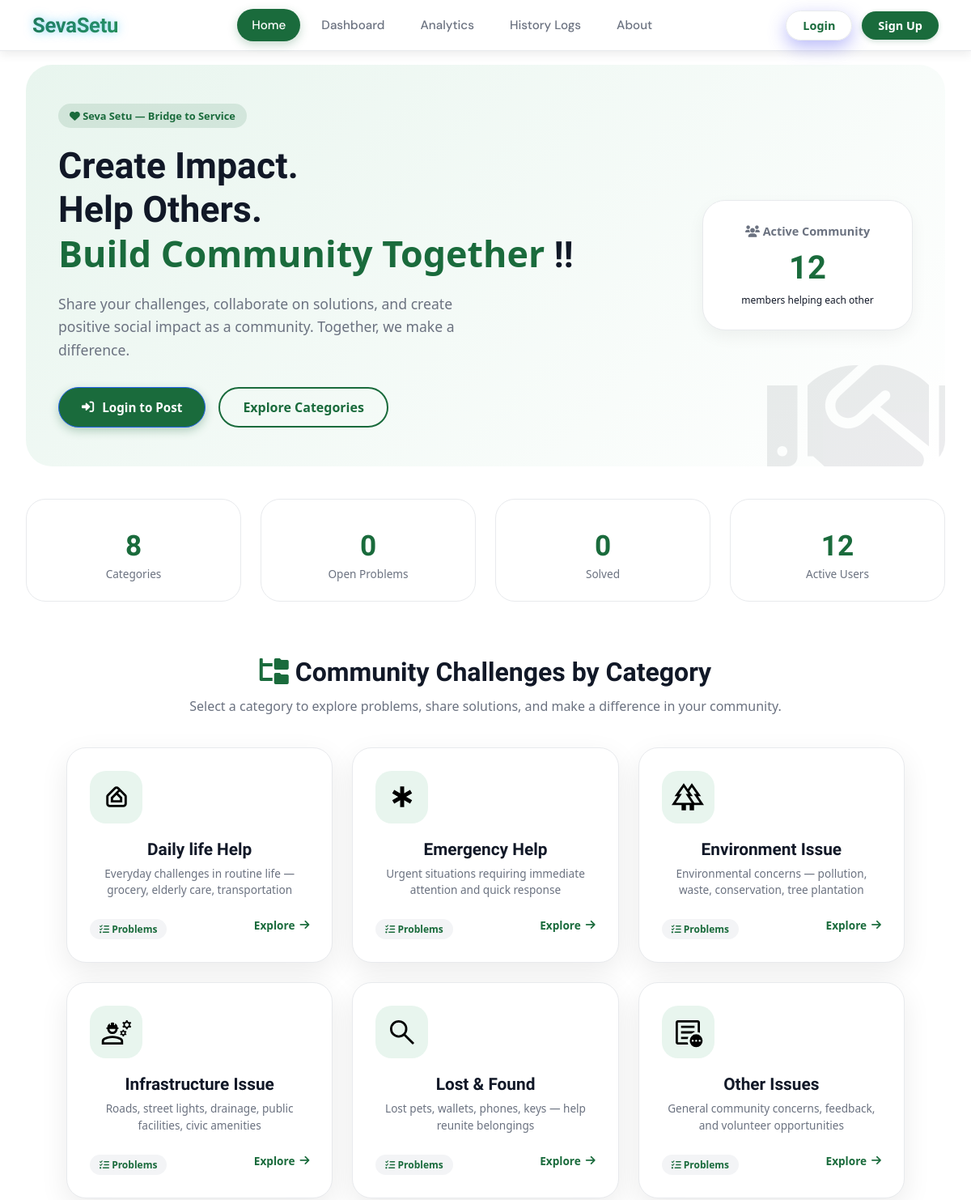
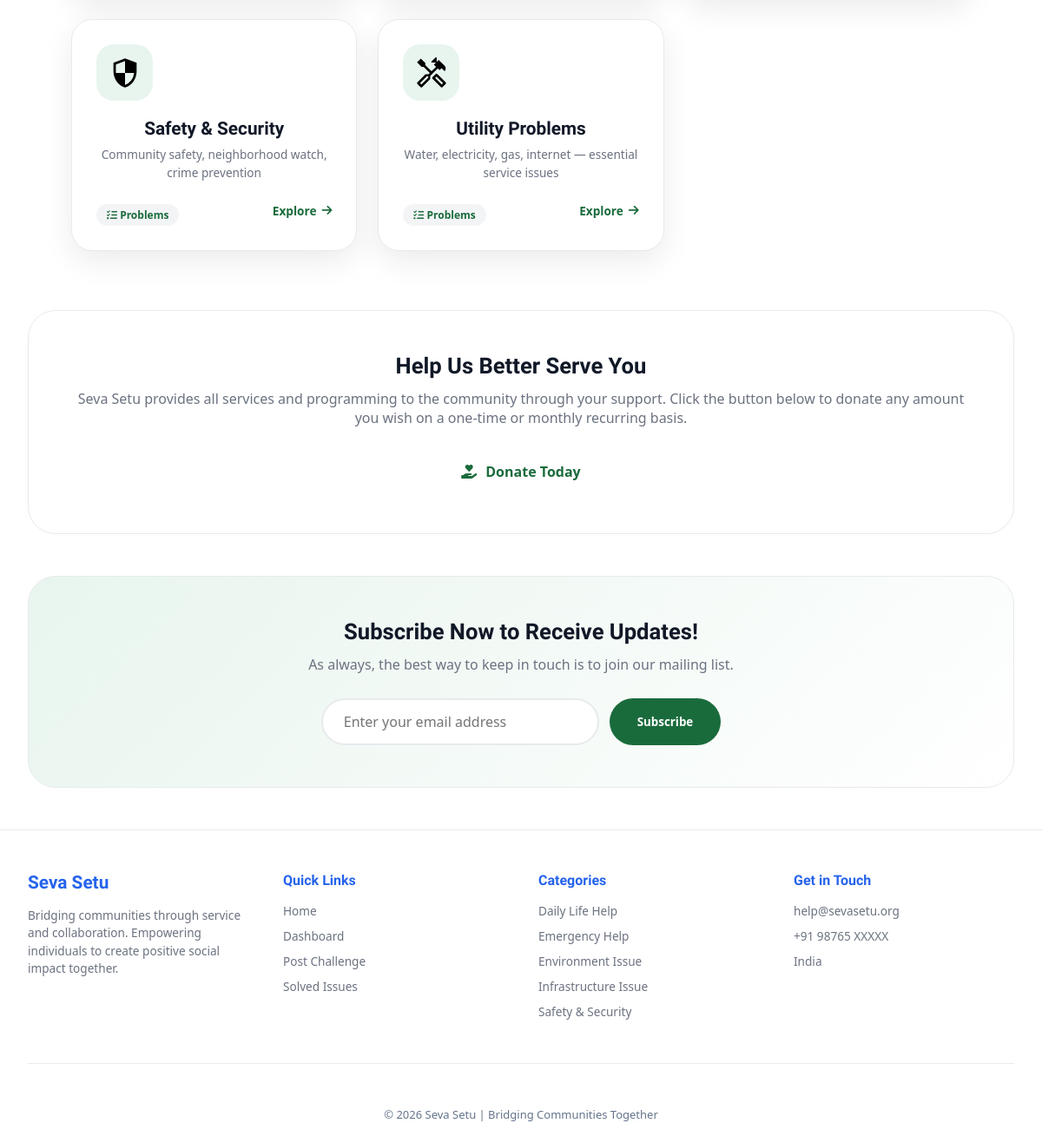
The page / on the database its author committed (2 pictures, top to bottom).
### helpboard/models.py (models this page shows, shortened)
class Category(models.Model):
    name = models.CharField(max_length=100, unique=True)
    created_at = models.DateTimeField(auto_now_add=True)
    updated_at = models.DateTimeField(auto_now=True)
    class Meta:
        verbose_name_plural = "Categories"
        ordering = ["name"]

### helpboard_main/views.py (the view, shortened to what this page needs)
# urls.py: path('', views.home, name='home'),
def home(request):
    categories = Category.objects.all()
    category_names = [cat.name for cat in categories]
    category_counts = [Problem.objects.filter(category=cat).count() for cat in categories]
    pending_count = Problem.objects.filter(status=Problem.PENDING).count()
    resolved_count = Problem.objects.filter(status=Problem.RESOLVED).count()
    in_progress_count = Problem.objects.filter(status=Problem.IN_PROGRESS).count()
    recent_activity = Problem.objects.select_related('author').order_by('-updated_at')[:5]
    recent_activity_data = []
    total_users = User.objects.count()
    total_problems = Problem.objects.count()
    total_solved = resolved_count
    context = {
        "categories": categories,
        "category_names": json.dumps(category_names),
        "category_counts": json.dumps(category_counts),
        "pending_count": pending_count,
        "resolved_count": resolved_count,
        "in_progress_count": in_progress_count,
        "recent_activity": recent_activity_data,
        "total_users": total_users,
        "total_problems": total_problems,
        "total_solved": total_solved,
        "open_count": pending_count + in_progress_count,
        "solved_count": resolved_count,
    }
    return render(request, "home.html", context)

### templates/home.html (shortened to what this page needs)
{% extends 'base/base.html' %}
{% load static %}
{% block content %}
<section class="hero-modern">
    <div class="hero-content">
        <div class="hero-badge">
            <i class="fas fa-heart"></i> Seva Setu — Bridge to Service
        </div>
        <h1>Create Impact.<br>Help Others.<br><span>Build Community Together</span> !!</h1>
        <p>Share your challenges, collaborate on solutions, and create positive social impact as a community. Together, we make a difference.</p>
        <div class="hero-buttons">
            {% if user.is_authenticated %}
                <a href="{% url 'add_problem' %}" class="btn-primary">
                     Post Your Challenge
                </a>
            {% else %}
                <a href="{% url 'login' %}" class="btn-primary">
                    <i class="fas fa-sign-in-alt"></i> Login to Post
                </a>
            {% endif %}
            <a href="#categories" class="btn-outline">
                Explore Categories
            </a>
        </div>
    </div>
    <div class="hero-stats-card">
        <h3><i class="fas fa-users"></i> Active Community</h3>
        <div class="hero-stats-number">{{ total_users|default:0 }}</div>
        <p style="font-size: 0.75rem; margin-top: 8px;">members helping each other</p>
    </div>
</section>
<section class="stats-grid">
    <div class="stat-item">
        <div class="stat-number">{{ categories|length }}</div>
        <div class="stat-label">Categories</div>
    </div>
    <div class="stat-item">
        <div class="stat-number">{{ open_count }}</div>
        <div class="stat-label">Open Problems</div>
    </div>
    <div class="stat-item">
        <div class="stat-number">{{ total_solved }}</div>
        <div class="stat-label">Solved</div>
    </div>
    <div class="stat-item">
        <div class="stat-number">{{ total_users }}</div>
        <div class="stat-label">Active Users</div>
    </div>
</section>
<section class="category-section" id="categories">
    <div class="section-header">
        <h2><i class="fas fa-folder-tree"></i> Community Challenges by Category</h2>
        <p>Select a category to explore problems, share solutions, and make a difference in your community.</p>
    </div>
    <div class="category-grid">
        {% for cat in categories %}
        <a href="{% url 'category_problems' cat.id %}" class="category-card">
            <div class="category-icon">
                {% if cat.name|lower == "daily life help" %}<svg xmlns="http://www.w3.org/2000/svg" height="34px" viewBox="0 -960 960 960" width="34px" fill="black"><path d="M480-427ZM240-120q-50 0-85-35t-35-85v-240q0-24 9-46t26-39l240-240q17-18 39.5-26.5T480-840q23 0 45 8.5t40 26.5l240 240q17 17 26 39t9 46v240q0 50-35 85t-85 35H240Zm0-80h480q17 0 28.5-11.5T760-240v-240q0-8-3-15t-9-13L595-662l-59 58 144 144v180H280v-180l258-258-30-30q-8-8-15.5-10t-12.5-2q-5 0-12.5 2T452-748L212-508q-6 6-9 13t-3 15v240q0 17 11.5 28.5T240-200Zm120-160h240v-67L480-547 360-427v67Z"/></svg>
                {% elif cat.name|lower == "emergency help" %}<svg xmlns="http://www.w3.org/2000/svg" height="34px" viewBox="0 -960 960 960" width="34px" fill="black"><path d="M410-120v-238L204-239l-70-121 206-120-206-119 70-121 206 119v-239h140v239l206-119 70 121-206 119 206 120-70 121-206-119v238H410Z"/></svg>
                {% endif %}
            </div>
            <h3>{{ cat.name }}</h3>
            <div class="category-desc">
                {% if cat.name|lower == "daily life help" %}
                    Everyday challenges in routine life — grocery, elderly care, transportation
                {% elif cat.name|lower == "emergency help" %}
                    Urgent situations requiring immediate attention and quick response
                {% elif cat.name|lower == "environment issue" %}
                    Environmental concerns — pollution, waste, conservation, tree plantation
                {% elif cat.name|lower == "infrastructure issue" %}
                    Roads, street lights, drainage, public facilities, civic amenities
                {% elif cat.name|lower == "lost & found" %}
                    Lost pets, wallets, phones, keys — help reunite belongings
                {% elif cat.name|lower == "other issues" %}
                    General community concerns, feedback, and volunteer opportunities
                {% elif cat.name|lower == "safety & security" %}
                    Community safety, neighborhood watch, crime prevention
                {% elif cat.name|lower == "utility problems" %}
                    Water, electricity, gas, internet — essential service issues
                {% else %}
                    Community challenges and concerns in this category
                {% endif %}
            </div>
            <div class="category-meta">
                <span class="problem-count"><i class="fas fa-tasks"></i> {{ cat.problem_count }} Problems</span>
                <span class="explore-link">Explore <i class="fas fa-arrow-right"></i></span>
            </div>
        </a>
        {% empty %}
        <div style="text-align: center; padding: 60px; background: var(--card); border-radius: 28px;">
            <p>No categories available yet.</p>
        </div>
        {% endfor %}
    </div>
</section>
<div class="subscribe-section">
    <h3>Help Us Better Serve You</h3>
    <p>Seva Setu provides all services and programming to the community through your support. Click the button below to donate any amount you wish on a one-time or monthly recurring basis.</p>
    <a href="#" class="donate-btn" style="display: inline-flex;">
        <i class="fas fa-hand-holding-heart"></i> Donate Today
    </a>
</div>
<div class="subscribe-section" style="background: linear-gradient(135deg, var(--green-lite), var(--white));">
    <h3>Subscribe Now to Receive Updates!</h3>
    <p>As always, the best way to keep in touch is to join our mailing list.</p>
    <form class="subscribe-form" method="POST" action="#">
        <input type="email" class="subscribe-input" placeholder="Enter your email address" required>
        <button type="submit" class="subscribe-btn">Subscribe</button>
    </form>
</div>
{% endblock content %}

### templates/base/base.html (shortened to what this page needs)
{% load static %}
<!DOCTYPE html>
<html lang="en">
<head>
    <link rel="stylesheet" href="{% static 'css/style.css' %}">
</head>
<body>
    {% include 'base/header.html' %}
    <main>
        {% block content %}{% endblock %}
    </main>
    {% include 'base/footer.html' %}
</body>
</html>

### templates/base/header.html (shortened to what this page needs)
<!DOCTYPE html>
<html lang="en">
<head>
    <link rel="stylesheet" href="https://cdnjs.cloudflare.com/ajax/libs/font-awesome/6.0.0-beta3/css/all.min.css">
</head>
<body>
    <nav class="navbar" id="mainNavbar">
        <a href="/" class="logo">
            <span class="logo-text">SevaSetu</span>
        </a>
        <ul class="nav-links" id="navLinks">
            <li><a href="{% url 'home' %}" class="nav-item" data-page="home">Home</a></li>
            <li><a href="{% url 'dashboard' %}" class="nav-item" data-page="dashboard">Dashboard</a></li>
            <li><a href="#analytics" class="nav-item" data-page="analytics">Analytics</a></li>
            <li><a href="#logs" class="nav-item" data-page="logs">History Logs</a></li>
            <li><a href="#about" class="nav-item" data-page="about">About</a></li>
        </ul>
        <div class="auth-links">
            {% if user.is_authenticated %}
                <div class="user-wrapper">
                    <button class="user-btn" id="userBtn">
                        <div class="user-avatar">{{ user.username|first|upper }}</div>
                        <span class="user-name">{{ user.username }}</span>
                        <i class="fas fa-chevron-down user-dropdown-icon"></i>
                    </button>
                    <div class="user-dropdown">
                        <a href="{% url 'dashboard' %}" class="dropdown-item">
                            <i class="fas fa-chart-line"></i> Dashboard
                        </a>
                        <a href="{% url 'myproblems' %}" class="dropdown-item">
                            <i class="fas fa-tasks"></i> My Problems
                        </a>
                        {% comment %}
                        <a href="{% url 'profile' %}" class="dropdown-item">
                            <i class="fas fa-user-circle"></i> Profile Settings
                        </a>
                        {% endcomment %}
                        <div class="dropdown-divider"></div>
                        <form method="post" action="{% url 'logout' %}" style="margin: 0;">
                            {% csrf_token %}
                            <button type="submit" class="dropdown-item logout-dropdown" style="width: 100%; text-align: left; background: none; border: none; cursor: pointer;">
                                <i class="fas fa-sign-out-alt"></i> Logout
                            </button>
                        </form>
                    </div>
                </div>
            {% else %}
                <a href="{% url 'login' %}" class="login-link">Login</a>
                <a href="{% url 'signup' %}" class="signup-link">Sign Up</a>
            {% endif %}
        </div>
    </nav>
</body>
</html>

### templates/base/footer.html (shortened to what this page needs)
<footer class="footer" id="about">
    <div class="footer-container">
        <div class="footer-grid">
            <div class="footer-col">
                <div class="footer-logo">
                    <h3>Seva Setu</h3>
                </div>
                <p>Bridging communities through service and collaboration. Empowering individuals to create positive social impact together.</p>
            </div>
            <div class="footer-col">
                <h4>Quick Links</h4>
                <ul>
                    <li><a href="{% url 'home' %}">Home</a></li>
                    <li><a href="{% url 'dashboard' %}">Dashboard</a></li>
                    <li><a href="{% url 'add_problem' %}">Post Challenge</a></li>
                    <li><a href="{% url 'solved_issues' %}">Solved Issues</a></li>
                </ul>
            </div>
            <div class="footer-col">
                <h4>Categories</h4>
                <ul>
                    <li><a href="#">Daily Life Help</a></li>
                    <li><a href="#">Emergency Help</a></li>
                    <li><a href="#">Environment Issue</a></li>
                    <li><a href="#">Infrastructure Issue</a></li>
                    <li><a href="#">Safety & Security</a></li>
                </ul>
            </div>
            <div class="footer-col">
                <h4>Get in Touch</h4>
                <ul>
                    <li><a href="mailto:help@sevasetu.org">help@sevasetu.org</a></li>
                    <li><a href="tel:+919876543210">+91 98765 XXXXX</a></li>
                    <li>India</li>
                </ul>
            </div>
        </div>
        <div class="footer-bottom">
            <p class="copyright">© {% now "Y" %} Seva Setu | Bridging Communities Together</p>
        </div>
    </div>
</footer>

### rows shown on the page
Category: name "Daily life Help", shows "Everyday challenges in routine life — grocery, elderly care, transportation"
Category: name "Emergency Help", shows "Urgent situations requiring immediate attention and quick response"
Category: name "Environment Issue", shows "Environmental concerns — pollution, waste, conservation, tree plantation"
Category: name "Infrastructure Issue", shows "Roads, street lights, drainage, public facilities, civic amenities"
Category: name "Lost & Found", shows "Lost pets, wallets, phones, keys — help reunite belongings"
Category: name "Other Issues", shows "General community concerns, feedback, and volunteer opportunities"
Category: name "Safety & Security", shows "Community safety, neighborhood watch, crime prevention"
Category: name "Utility Problems", shows "Water, electricity, gas, internet — essential service issues"

### other values the page prints
{{ total_users|default:0 }} "12"
{{ categories|length }} "8"
{{ open_count }} "0"
{{ total_solved }} "0"
{{ total_users }} "12"
